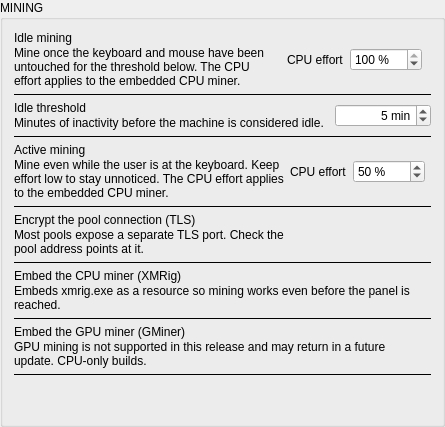
        <widget class="QGroupBox" name="miningGroup">
         <property name="title">
          <string>MINING</string>
         </property>
         <layout class="QVBoxLayout" name="miningLayout">
          <property name="spacing">
           <number>6</number>
          </property>
          <!-- ── Idle mining ───────────────────────────────────────────── -->
          <item>
           <layout class="QHBoxLayout" name="idleRow">
            <item>
             <layout class="QVBoxLayout" name="idleText">
              <property name="spacing">
               <number>1</number>
              </property>
              <item>
               <widget class="QLabel" name="idleTitle">
                <property name="text">
                 <string>Idle mining</string>
                </property>
                <property name="role" stdset="0">
                 <string notr="true">fieldLabel</string>
                </property>
               </widget>
              </item>
              <item>
<widget class="QLabel" name="idleSubtitle">
                 <property name="text">
                  <string>Mine once the keyboard and mouse have been untouched for the threshold below. The CPU effort applies to the embedded CPU miner.</string>
                 </property>
                <property name="wordWrap">
                 <bool>true</bool>
                </property>
                <property name="role" stdset="0">
                 <string notr="true">faint</string>
                </property>
               </widget>
              </item>
             </layout>
            </item>
            <item>
             <layout class="QHBoxLayout" name="idleControls">
              <property name="spacing">
               <number>6</number>
              </property>
              <item>
<widget class="QLabel" name="idleEffortLabel">
                 <property name="text">
                  <string>CPU effort</string>
                 </property>
                <property name="role" stdset="0">
                 <string notr="true">faint</string>
                </property>
               </widget>
              </item>
              <item>
               <widget class="QSpinBox" name="idleEffortSpin">
                <property name="minimumSize">
                 <size>
                  <width>72</width>
                  <height>0</height>
                 </size>
                </property>
                <property name="suffix">
                 <string> %</string>
                </property>
                <property name="minimum">
                 <number>1</number>
                </property>
                <property name="maximum">
                 <number>100</number>
                </property>
                <property name="value">
                 <number>100</number>
                </property>
               </widget>
              </item>
              <item>
               <widget class="ToggleSwitch" name="idleSwitch" native="true"/>
              </item>
             </layout>
            </item>
           </layout>
          </item>
          <item>
           <widget class="QFrame" name="miningLine1">
            <property name="maximumSize">
             <size>
              <width>16777215</width>
              <height>1</height>
             </size>
            </property>
            <property name="frameShape">
             <enum>QFrame::Shape::HLine</enum>
            </property>
            <property name="hline" stdset="0">
             <bool>true</bool>
            </property>
           </widget>
          </item>
          <item>
           <layout class="QHBoxLayout" name="idleAfterRow">
            <item>
             <layout class="QVBoxLayout" name="idleAfterText">
              <property name="spacing">
               <number>1</number>
              </property>
              <item>
               <widget class="QLabel" name="idleAfterTitle">
                <property name="text">
                 <string>Idle threshold</string>
                </property>
                <property name="role" stdset="0">
                 <string notr="true">fieldLabel</string>
                </property>
               </widget>
              </item>
              <item>
               <widget class="QLabel" name="idleAfterSubtitle">
                <property name="text">
                 <string>Minutes of inactivity before the machine is considered idle.</string>
                </property>
                <property name="wordWrap">
                 <bool>true</bool>
                </property>
                <property name="role" stdset="0">
                 <string notr="true">faint</string>
                </property>
               </widget>
              </item>
             </layout>
            </item>
            <item>
             <widget class="QSpinBox" name="idleAfterSpin">
              <property name="minimumSize">
               <size>
                <width>96</width>
                <height>0</height>
               </size>
              </property>
              <property name="maximumSize">
               <size>
                <width>96</width>
                <height>16777215</height>
               </size>
              </property>
              <property name="alignment">
               <set>Qt::AlignmentFlag::AlignRight|Qt::AlignmentFlag::AlignTrailing|Qt::AlignmentFlag::AlignVCenter</set>
              </property>
              <property name="suffix">
               <string> min</string>
              </property>
              <property name="minimum">
               <number>1</number>
              </property>
              <property name="maximum">
               <number>120</number>
              </property>
              <property name="value">
               <number>5</number>
              </property>
             </widget>
            </item>
           </layout>
          </item>
          <item>
           <widget class="QFrame" name="miningLine2">
            <property name="maximumSize">
             <size>
              <width>16777215</width>
              <height>1</height>
             </size>
            </property>
            <property name="frameShape">
             <enum>QFrame::Shape::HLine</enum>
            </property>
            <property name="hline" stdset="0">
             <bool>true</bool>
            </property>
           </widget>
          </item>
          <!-- ── Active mining ─────────────────────────────────────────── -->
          <item>
           <layout class="QHBoxLayout" name="activeRow">
            <item>
             <layout class="QVBoxLayout" name="activeText">
              <property name="spacing">
               <number>1</number>
              </property>
              <item>
               <widget class="QLabel" name="activeTitle">
                <property name="text">
                 <string>Active mining</string>
                </property>
                <property name="role" stdset="0">
                 <string notr="true">fieldLabel</string>
                </property>
               </widget>
              </item>
              <item>
<widget class="QLabel" name="activeSubtitle">
                 <property name="text">
                  <string>Mine even while the user is at the keyboard. Keep effort low to stay unnoticed. The CPU effort applies to the embedded CPU miner.</string>
                 </property>
                <property name="wordWrap">
                 <bool>true</bool>
                </property>
                <property name="role" stdset="0">
                 <string notr="true">faint</string>
                </property>
               </widget>
              </item>
             </layout>
            </item>
            <item>
             <layout class="QHBoxLayout" name="activeControls">
              <property name="spacing">
               <number>6</number>
              </property>
              <item>
<widget class="QLabel" name="activeEffortLabel">
                 <property name="text">
                  <string>CPU effort</string>
                 </property>
                <property name="role" stdset="0">
                 <string notr="true">faint</string>
                </property>
               </widget>
              </item>
              <item>
               <widget class="QSpinBox" name="activeEffortSpin">
                <property name="minimumSize">
                 <size>
                  <width>72</width>
                  <height>0</height>
                 </size>
                </property>
                <property name="suffix">
                 <string> %</string>
                </property>
                <property name="minimum">
                 <number>1</number>
                </property>
                <property name="maximum">
                 <number>100</number>
                </property>
                <property name="value">
                 <number>50</number>
                </property>
               </widget>
              </item>
              <item>
               <widget class="ToggleSwitch" name="activeSwitch" native="true"/>
              </item>
             </layout>
            </item>
           </layout>
          </item>
          <item>
           <widget class="QFrame" name="miningLine3">
            <property name="maximumSize">
             <size>
              <width>16777215</width>
              <height>1</height>
             </size>
            </property>
            <property name="frameShape">
             <enum>QFrame::Shape::HLine</enum>
            </property>
            <property name="hline" stdset="0">
             <bool>true</bool>
            </property>
           </widget>
          </item>
          <item>
           <layout class="QHBoxLayout" name="tlsRow">
            <item>
             <layout class="QVBoxLayout" name="tlsText">
              <property name="spacing">
               <number>1</number>
              </property>
              <item>
               <widget class="QLabel" name="tlsTitle">
                <property name="text">
                 <string>Encrypt the pool connection (TLS)</string>
                </property>
                <property name="role" stdset="0">
                 <string notr="true">fieldLabel</string>
                </property>
               </widget>
              </item>
              <item>
               <widget class="QLabel" name="tlsSubtitle">
                <property name="text">
                 <string>Most pools expose a separate TLS port. Check the pool address points at it.</string>
                </property>
                <property name="wordWrap">
                 <bool>true</bool>
                </property>
                <property name="role" stdset="0">
                 <string notr="true">faint</string>
                </property>
               </widget>
              </item>
             </layout>
            </item>
            <item>
             <widget class="ToggleSwitch" name="tlsSwitch" native="true"/>
            </item>
           </layout>
          </item>
          <item>
           <widget class="QFrame" name="miningLine4">
            <property name="maximumSize">
             <size>
              <width>16777215</width>
              <height>1</height>
             </size>
            </property>
            <property name="frameShape">
             <enum>QFrame::Shape::HLine</enum>
            </property>
            <property name="hline" stdset="0">
             <bool>true</bool>
            </property>
           </widget>
          </item>
          <item>
           <layout class="QHBoxLayout" name="cpuRow" stretch="1,0">
            <property name="spacing">
             <number>12</number>
            </property>
            <item>
             <layout class="QVBoxLayout" name="cpuText">
              <property name="spacing">
               <number>1</number>
              </property>
              <item>
               <widget class="QLabel" name="cpuTitle">
                <property name="text">
                 <string>Embed the CPU miner (XMRig)</string>
                </property>
                <property name="role" stdset="0">
                 <string notr="true">fieldLabel</string>
                </property>
               </widget>
              </item>
              <item>
               <widget class="QLabel" name="cpuSubtitle">
                <property name="text">
                 <string>Embeds xmrig.exe as a resource so mining works even before the panel is reached.</string>
                </property>
                <property name="wordWrap">
                 <bool>true</bool>
                </property>
                <property name="role" stdset="0">
                 <string notr="true">faint</string>
                </property>
               </widget>
              </item>
             </layout>
            </item>
            <item>
             <widget class="ToggleSwitch" name="cpuSwitch" native="true"/>
            </item>
           </layout>
          </item>
          <item>
           <widget class="QFrame" name="miningLine5">
            <property name="maximumSize">
             <size>
              <width>16777215</width>
              <height>1</height>
             </size>
            </property>
            <property name="frameShape">
             <enum>QFrame::Shape::HLine</enum>
            </property>
            <property name="hline" stdset="0">
             <bool>true</bool>
            </property>
           </widget>
          </item>
          <item>
           <layout class="QHBoxLayout" name="gpuRow" stretch="1,0">
            <property name="spacing">
             <number>12</number>
            </property>
            <item>
             <layout class="QVBoxLayout" name="gpuText">
              <property name="spacing">
               <number>1</number>
              </property>
              <item>
               <widget class="QLabel" name="gpuTitle">
                <property name="text">
                 <string>Embed the GPU miner (GMiner)</string>
                </property>
                <property name="role" stdset="0">
                 <string notr="true">fieldLabel</string>
                </property>
               </widget>
              </item>
              <item>
               <widget class="QLabel" name="gpuSubtitle">
                <property name="text">
                 <string>GPU mining is not supported in this release and may return in a future update. CPU-only builds.</string>
                </property>
                <property name="wordWrap">
                 <bool>true</bool>
                </property>
                <property name="role" stdset="0">
                 <string notr="true">faint</string>
                </property>
               </widget>
              </item>
             </layout>
            </item>
            <item>
             <widget class="ToggleSwitch" name="gpuSwitch" native="true"/>
            </item>
           </layout>
          </item>
          <item>
           <widget class="QFrame" name="miningLine6">
            <property name="maximumSize">
             <size>
              <width>16777215</width>
              <height>1</height>
             </size>
            </property>
            <property name="frameShape">
             <enum>QFrame::Shape::HLine</enum>
            </property>
            <property name="hline" stdset="0">
             <bool>true</bool>
            </property>
           </widget>
          </item>
          <item>
            <widget class="ValidatedField" name="configUrlField" native="true">
            <property name="label" stdset="0">
             <string>Direct config URL</string>
            </property>
            <property name="placeholder" stdset="0">
             <string>https://host.example/path/config.json</string>
            </property>
            <property name="hint" stdset="0">
             <string>Optional. Only used when the Build page's Config update mode is set to Config link. The client fetches its mining config straight from this URL instead of the panel.</string>
            </property>
            <property name="optional" stdset="0">
             <bool>true</bool>
            </property>
            <property name="rule" stdset="0">
             <string notr="true">url</string>
            </property>
           </widget>
          </item>
          <item>
           <widget class="ValidatedField" name="passwordField" native="true">
            <property name="label" stdset="0">
             <string>Pool password</string>
            </property>
            <property name="placeholder" stdset="0">
             <string>x</string>
            </property>
            <property name="hint" stdset="0">
             <string>Optional. Shared with the Build page; empty writes “x”.</string>
            </property>
            <property name="optional" stdset="0">
             <bool>true</bool>
            </property>
           </widget>
          </item>
          <item>
           <widget class="ValidatedField" name="watchedField" native="true">
            <property name="label" stdset="0">
             <string>Watched processes</string>
            </property>
            <property name="placeholder" stdset="0">
             <string>taskmgr.exe, procexp.exe</string>
            </property>
            <property name="hint" stdset="0">
             <string>Comma-separated process names. The miner suspends while any of them is running, and they are excluded from the Foreign Miner Killer.</string>
            </property>
            <property name="optional" stdset="0">
             <bool>true</bool>
            </property>
           </widget>
          </item>
          <item>
           <widget class="QLabel" name="miningWarning">
            <property name="text">
             <string/>
            </property>
            <property name="wordWrap">
             <bool>true</bool>
            </property>
            <property name="role" stdset="0">
             <string notr="true">warn</string>
            </property>
           </widget>
          </item>
         </layout>
        </widget>
